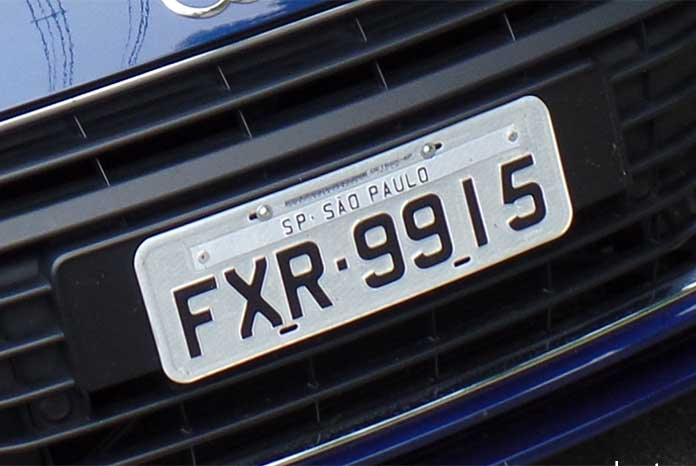
#> input picture input/Placa.jpg, 696 x 466 px, found by its file name
$ python roi.py
#> lines starting #> are read from the running program, lines starting #| are printed output that depends on the picture; after the words box and inside, x2 and y2 are one past the last pixel; in counts of white or black regions, pixels touching at a corner belong together
import cv2
import numpy as np
from imutils import contours

image = cv2.imread('input/Placa.jpg')
#> image is the input picture: shape (466, 696, 3); mean B, G, R 76.7, 67, 64.1
mask = np.zeros(image.shape, dtype=np.uint8)
gray = cv2.cvtColor(image, cv2.COLOR_BGR2GRAY)
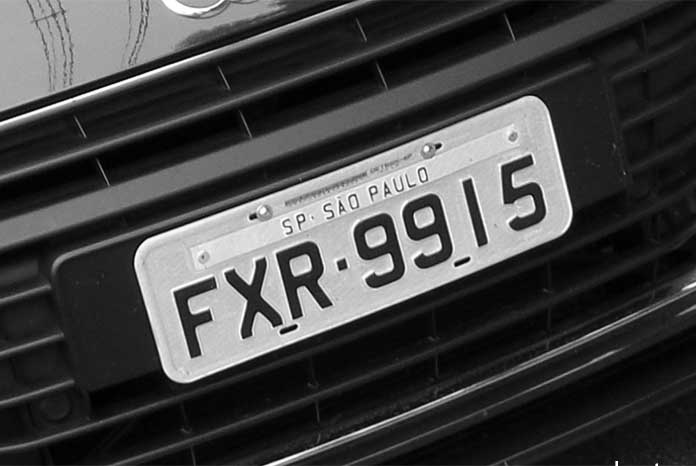
#> gray: shape (466, 696); min 0, max 255, mean 67.3
thresh = cv2.threshold(gray, 0, 255, cv2.THRESH_BINARY + cv2.THRESH_OTSU)[1]
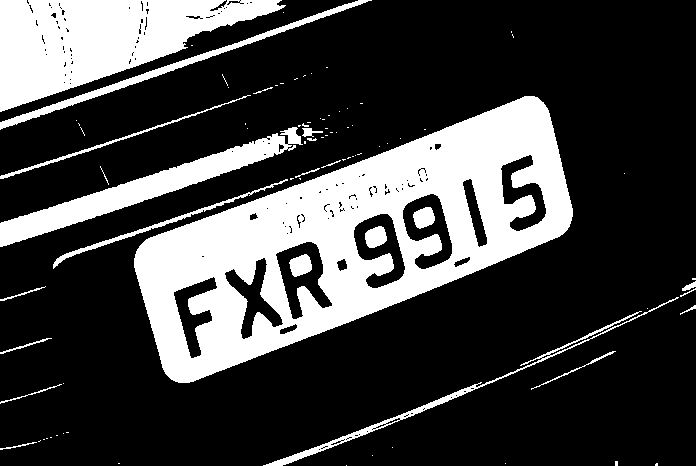
#> thresh: shape (466, 696); 25.9% white; 87 white regions (63 under 20 px)

cnts = cv2.findContours(thresh, cv2.RETR_TREE, cv2.CHAIN_APPROX_SIMPLE)
#> cnts = 250 contours, 210 with area under 20; largest, box (x1, y1, x2, y2) and area: (134, 96, 573, 383) 63615, (0, 0, 286, 112) 16848, (0, 127, 303, 247) 6574, (275, 241, 333, 320) 2384, (353, 213, 406, 289) 2272
cnts = cnts[0] if len(cnts) == 2 else cnts[1]
(cnts, _) = contours.sort_contours(cnts, method="left-to-right")
ROI_number = 0
for c in cnts:
    area = cv2.contourArea(c)
    if area < 3000 and area > 1500:
        x,y,w,h = cv2.boundingRect(c)
        ROI = 255 - thresh[y:y+h, x:x+w]
        cv2.drawContours(mask, [c], -1, (255,255,255), -1)
        cv2.imwrite('ROIs/ROI_{}.png'.format(ROI_number), ROI)
        ROI_number += 1
#> this loop made 250 passes
#> (area, x, y, w, h) on passes 7, 83, 101, 179, 211, 237: (2032, 0, 0, 372, 130), (1665.5, 224, 257, 60, 83), (2384.5, 275, 241, 58, 79), (2271.5, 353, 213, 53, 76), (2227, 402, 193, 51, 77), (1626, 500, 154, 47, 78)
#> area on passes 1 to 6: 21.5, 35.5, 55.5, 40.5, 6573.5, 415
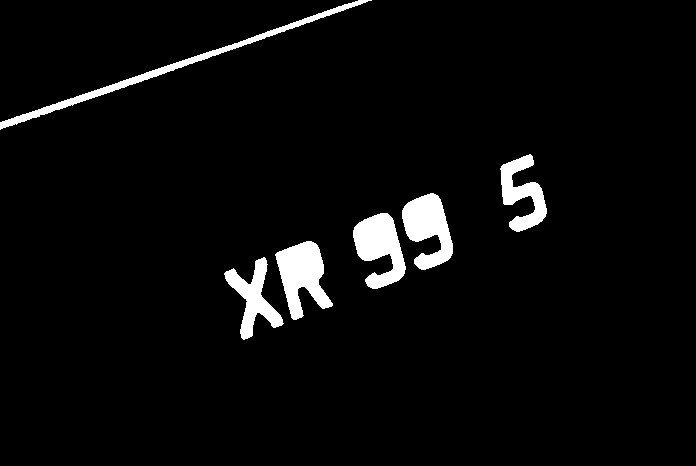
#> mask: shape (466, 696, 3); 4.1% white; 6 white regions, box (x1, y1, x2, y2) and area: (275, 241, 333, 320) 2507, (0, 0, 372, 130) 2408, (353, 213, 406, 289) 2392, (402, 193, 453, 270) 2347, (224, 257, 284, 340) 1795, (500, 154, 547, 232) 1766
#> after the loop, ROI_number = 6

cv2.imshow('mask', mask)
cv2.imshow('thresh', thresh)
cv2.waitKey()
